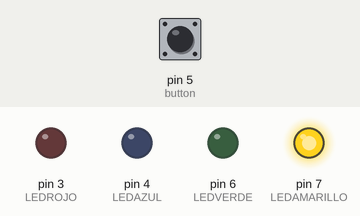
Simulated run of this sketch. Board: Arduino Uno, built with avr-gcc and run on an emulated ATmega328P. Shown: output pins drawn as LEDs (lit = HIGH). The inputs (shaded band) are chosen by the test bench; at power-on: pin 5 (button) HIGH.

Above: at 0.2 s.
At 1.2 s:
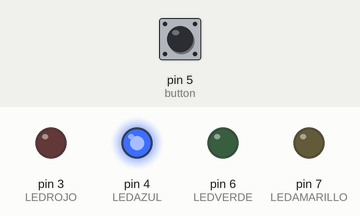
At 2.7 s:
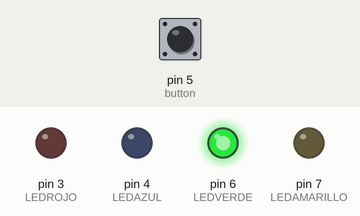
At 3.7 s:
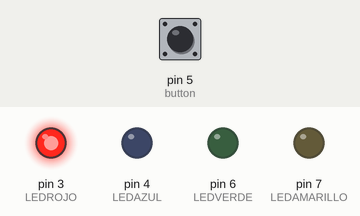
Timing chart, 0 to 4.6 s (numbered marks = the images above):
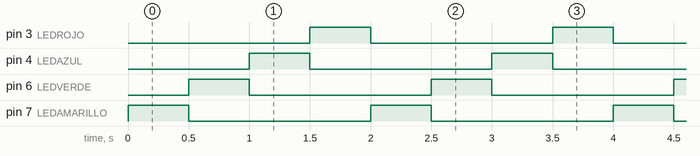

Measured:
- by itself, pin 3 (LEDROJO), pin 4 (LEDAZUL), pin 6 (LEDVERDE), pin 7 (LEDAMARILLO): alternates HIGH for 0.50 s and LOW for 1.5 s
- by itself, everything shown: repeats every 2.0 s, in 5 steps

The sketch:

problema1.ino
```cpp
// C++ code
//
int LEDROJO = 3;
int LEDAZUL = 4;
int button = 5;
int LEDVERDE = 6;
int LEDAMARILLO = 7;
void setup()
{
  pinMode(LEDROJO, OUTPUT);
  pinMode(LEDAZUL, OUTPUT);
  pinMode(LEDVERDE, OUTPUT);
  pinMode(LEDAMARILLO, OUTPUT);
  pinMode(button, INPUT);
  digitalWrite(LEDROJO, 0);
  digitalWrite(LEDAZUL, 0);
  digitalWrite(LEDVERDE, 0);
  digitalWrite(LEDAMARILLO, 0);
}

void loop()
{
  if(digitalRead(button) == 0){
    digitalWrite(LEDROJO, HIGH);
    delay(500);
    digitalWrite(LEDROJO, LOW);
    digitalWrite(LEDAZUL, HIGH);
    delay(500);
    digitalWrite(LEDAZUL, LOW);
    digitalWrite(LEDVERDE, HIGH);
    delay(500);
    digitalWrite(LEDVERDE, LOW);
    digitalWrite(LEDAMARILLO, HIGH);
    delay(500);
    digitalWrite(LEDAMARILLO, LOW);
  }else{
  	digitalWrite(LEDAMARILLO, HIGH);
    delay(500);
    digitalWrite(LEDAMARILLO, LOW);
    digitalWrite(LEDVERDE, HIGH);
    delay(500);
    digitalWrite(LEDVERDE, LOW);
    digitalWrite(LEDAZUL, HIGH);
    delay(500);
    digitalWrite(LEDAZUL, LOW);
    digitalWrite(LEDROJO, HIGH);
    delay(500);
    digitalWrite(LEDROJO, LOW);
  }
}
```
